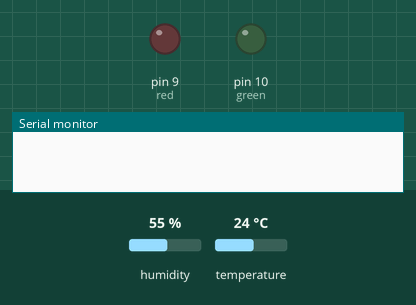
Simulated run of this program. Board: Arduino Uno, built with avr-gcc and run on an emulated ATmega328P. Shown: output pins drawn as LEDs (lit = HIGH), the last lines printed to the serial monitor. Wiring (inferred from the names in the program): SHT3x sensor at I2C address 0x44. Inputs (shaded band) come from the test bench; at power-on: humidity 55 %, temperature 24 °C.

Above: at 0.1 s.
At 0.6 s:
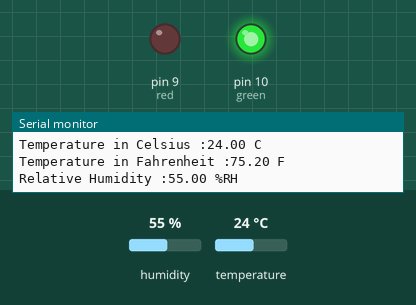
Timing chart, 0 to 2.1 s (numbered marks = the images above):
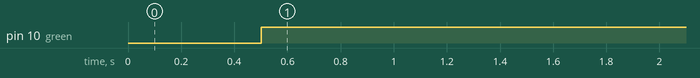

The program:

main.cpp
```cpp
#include <Arduino.h>
#include <Wire.h>

#define SHT3X_Addr 0x44
byte SHT3X_data[6];
const int green = 10;
const int red = 9;

void setup()
{
  Wire.begin();  // Initialise I2C communication as MASTER
  Serial.begin(9600);
  pinMode(green, OUTPUT);
  pinMode(red, OUTPUT);
}

void loop()
{

  Wire.beginTransmission(SHT3X_Addr);   // Start I2C Transmission
  // Send 16-bit command byte
  Wire.write(0x2C);
  Wire.write(0x06);
  Wire.endTransmission();
  delay(500);

  // Request 6 bytes of data
  Wire.requestFrom(SHT3X_Addr, 6);

  // Read 6 bytes of data
  // temp msb, temp lsb, temp crc, hum msb, hum lsb, hum crc
  //datasheet page 8

  if (Wire.available() == 6)
  {
    SHT3X_data[0] = Wire.read();
    SHT3X_data[1] = Wire.read();
    SHT3X_data[2] = Wire.read();
    SHT3X_data[3] = Wire.read();
    SHT3X_data[4] = Wire.read();
    SHT3X_data[5] = Wire.read();
    digitalWrite(green, HIGH);
    digitalWrite(red, LOW);
  }
  else
  {
    digitalWrite(green, LOW);
    digitalWrite(red, HIGH);
    Serial.println("Connection lost with the Temperatrue/Humidity sensor!!");
  }

  // Convert the data
  // review datasheet page 11

  int temp = (SHT3X_data[0] * 256) + SHT3X_data[1];
  float cTemp = -45.0 + (175.0 * temp / 65535.0);
  float fTemp = (cTemp * 1.8) + 32.0;
  float humidity = (100.0 * ((SHT3X_data[3] * 256.0) + SHT3X_data[4])) / 65535.0;

  // Output data to serial monitor
  Serial.print("Temperature in Celsius :");
  Serial.print(cTemp);
  Serial.println(" C");
  Serial.print("Temperature in Fahrenheit :");
  Serial.print(fTemp);
  Serial.println(" F");
  Serial.print("Relative Humidity :");
  Serial.print(humidity);
  Serial.println(" %RH");

  delay(1000);
}
```

Measured:
- by itself, pin 10 (green): LOW → HIGH at 0.50 s
